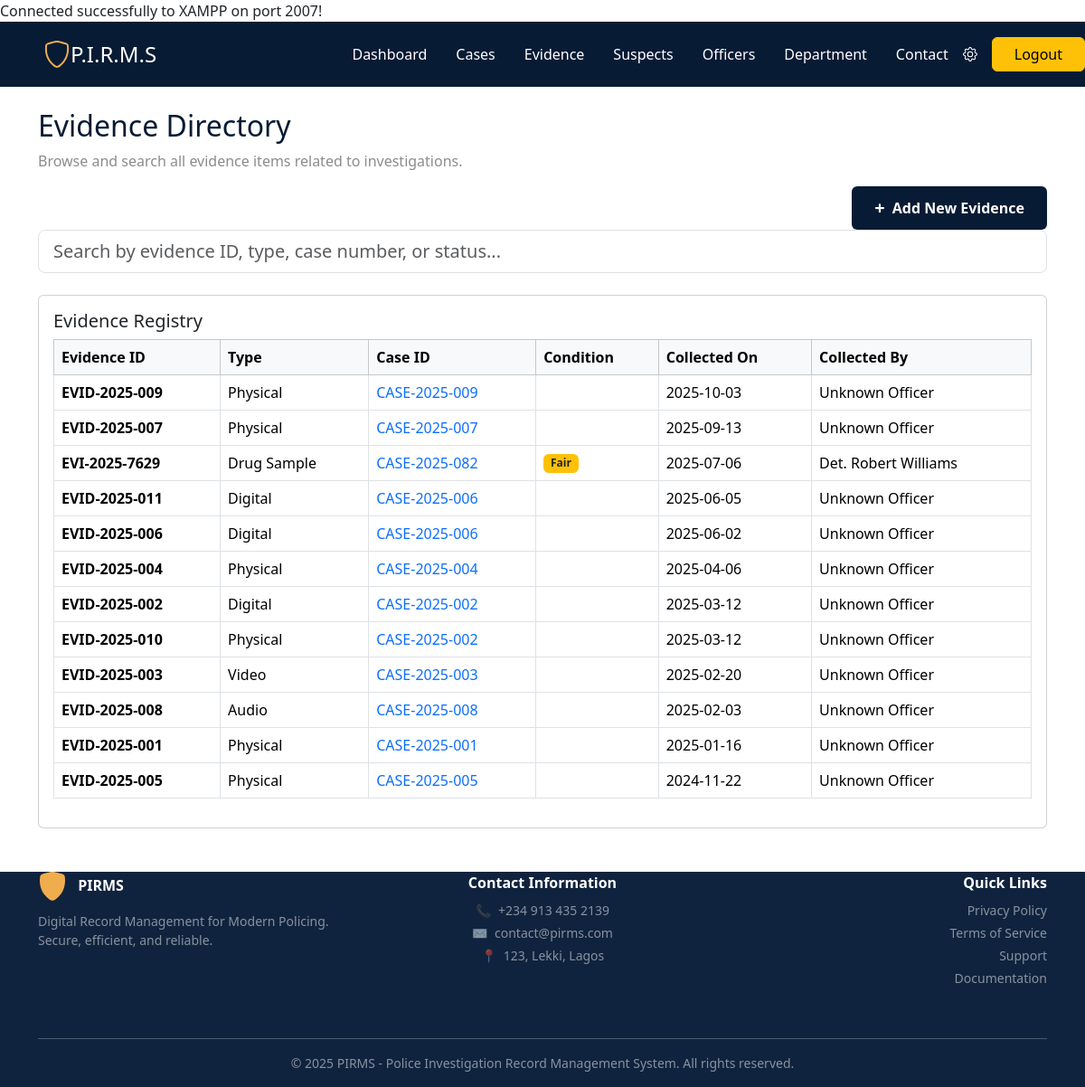
The app's page /evidence.php with its own data.
### tables this page shows
CREATE TABLE `evidence` (
  `evidence_id` varchar(50) NOT NULL,
  `evidence_type` varchar(100) DEFAULT NULL,
  `description` text DEFAULT NULL,
  `condition_status` varchar(50) DEFAULT NULL,
  `case_id` varchar(50) DEFAULT NULL,
  `collected_by` varchar(100) DEFAULT NULL,
  `date_collected` date DEFAULT NULL,
  `location_found` varchar(255) DEFAULT NULL,
  `storage_location` varchar(100) DEFAULT NULL,
  `notes` text DEFAULT NULL,
  `status` varchar(50) DEFAULT 'Logged',
  `priority` varchar(20) DEFAULT 'Standard',
  `created_at` timestamp NOT NULL DEFAULT current_timestamp()
);

### evidence.php (the view, shortened to what this page needs)
<?php
require_once 'includes/db.php';
try {
  $stmt = $pdo->query("
    SELECT e.*, o.name AS officer_name
    FROM evidence e
    LEFT JOIN officer o ON e.collected_by = o.officer_id
    ORDER BY e.date_collected DESC
  ");
  $evidences = $stmt->fetchAll(PDO::FETCH_ASSOC);
} catch (PDOException $e) {
  $evidences = [];
}
?>
<!DOCTYPE html>
<html lang="en">
<head>
  <link href="https://cdn.jsdelivr.net/npm/bootstrap@5.3.3/dist/css/bootstrap.min.css" rel="stylesheet">
</head>
<body>
  <section style="background-color: #081b34;">
    <header class="d-flex flex-wrap justify-content-center py-3 mb-4 ">
      <a href="./images/dog-img.jpg" class="d-flex align-items-center mb-3 mb-md-0 me-md-auto link-body-emphasis text-decoration-none">
        <svg class="bi me-2" width="40" height="32">
          <use xlink:href="#bootstrap"></use>
        </svg>
        <span class="fs-4 text-white">P.I.R.M.S</span>
      </a>
        <ul class="nav nav-pills align-items-center">
        <li class="nav-item"><a href="./dashboard.php" class="nav-link text-white" aria-current="page">Dashboard</a></li>
        <li class="nav-item"><a href="./cases.php" class="nav-link text-white">Cases</a></li>
        <li class="nav-item"><a href="./evidence.php" class="nav-link text-white">Evidence</a></li>
        <li class="nav-item"><a href="./suspects.php" class="nav-link text-white">Suspects</a></li>
        <li class="nav-item"><a href="./officer.php" class="nav-link text-white">Officers</a></li>
        <li class="nav-item"><a href="./department.php" class="nav-link text-white">Department</a></li>
        <li class="nav-item"><a href="./contact.php" class="nav-link text-white">Contact</a></li>
        <li class="nav-item">
          <a href="./setting.php" class="nav-link text-white p-0" aria-label="Settings">
          </a>
        </li>
        <a href="logout.php" class="btn btn-warning px-4 ms-3" type="button">Logout</a>
      </ul>
    </header>
  </section>
  <div class="container mb-0">
    <h2 style="color: #081b34;">Evidence Directory</h2>
    <p style="color:rgb(139, 140, 140);">Browse and search all evidence items related to investigations.</p>
    <button onclick="location.href='newevidence.php'" type="button" class="btn text-white fw-bold px-4 py-2 d-flex align-items-center float-end" style="background:#081b34;">
      <span class="me-2 fs-5">+</span> Add New Evidence
    </button>
  </div>
  <div class="container">
    <div class="mb-4">
      <input type="text" id="evidenceSearchInput" class="form-control form-control-lg" placeholder="Search by evidence ID, type, case number, or status..." />
    </div>
    <div class="card">
      <div class="card-body">
        <h5 class="card-title">Evidence Registry</h5>
        <table class="table table-bordered table-hover align-middle">
          <thead class="table-light">
            <tr>
              <th>Evidence ID</th>
              <th>Type</th>
              <th>Case ID</th>
              <th>Condition</th>
              <th>Collected On</th>
              <th>Collected By</th>
            </tr>
          </thead>
          <tbody>
            <?php if (empty($evidences)): ?>
              <tr>
                <td colspan="6" class="text-center text-muted">No evidence found in database.</td>
              </tr>
            <?php else: ?>
              <?php foreach ($evidences as $row): ?>
                <tr>
                  <td class="fw-bold"><?php echo htmlspecialchars($row['evidence_id']); ?></td>
                  <td><?php echo htmlspecialchars($row['evidence_type']); ?></td>
                  <td><a href="#" class="text-decoration-none"><?php echo htmlspecialchars($row['case_id']); ?></a></td>
                  <td>
                    <?php
                    $statusColor = 'bg-secondary';
                    if ($row['condition_status'] == 'Fair') $statusColor = 'bg-warning text-dark';
                    ?>
                    <span class="badge <?php echo $statusColor; ?>"><?php echo htmlspecialchars($row['condition_status']); ?></span>
                  </td>
                  <td><?php echo htmlspecialchars($row['date_collected']); ?></td>
                  <td><?php echo htmlspecialchars($row['officer_name'] ?? $row['collected_by'] ?? 'Unknown Officer'); ?></td>
                </tr>
              <?php endforeach; ?>
            <?php endif; ?>
          </tbody>
        </table>
      </div>
    </div>
  </div>
  <footer class="text-white pt-7" style="background-color: #10233e;">
    <div class="container">
      <div class="row pb-4">
        <div class="col-md-4 mb-4 mb-md-0 d-flex flex-column align-items-md-start align-items-center">
          <div class="mb-2">
            <span class="ms-2 fw-semibold">PIRMS</span>
          </div>
          <div class="text-white-50 small mt-1 text-md-start text-center">
            Digital Record Management for Modern Policing.<br>
            Secure, efficient, and reliable.
          </div>
        </div>
        <div class="col-md-4 mb-4 mb-md-0 text-md-center text-center">
          <span class="fw-semibold mb-2 d-block">Contact Information</span>
          <div class="small text-white-50">
            <div class="mb-1"><span class="me-2">&#128222;</span>+234 913 435 2139</div>
            <div class="mb-1"><span class="me-2">&#9993;</span>contact@pirms.com</div>
            <div><span class="me-2">&#128205;</span>123, Lekki, Lagos</div>
          </div>
        </div>
        <div class="col-md-4 text-md-end text-center">
          <span class="fw-semibold mb-2 d-block">Quick Links</span>
          <ul class="list-unstyled small text-white-50">
            <li class="mb-1"><a href="#" class="text-white-50 text-decoration-none">Privacy Policy</a></li>
            <li class="mb-1"><a href="#" class="text-white-50 text-decoration-none">Terms of Service</a></li>
            <li class="mb-1"><a href="#" class="text-white-50 text-decoration-none">Support</a></li>
            <li><a href="#" class="text-white-50 text-decoration-none">Documentation</a></li>
          </ul>
        </div>
      </div>
      <hr class="border-light my-3">
      <div class="text-center pb-3 small text-white-50">
        © 2025 PIRMS - Police Investigation Record Management System. All rights reserved.
      </div>
    </div>
  </footer>
</body>
</html>

### records on screen
evidence: evidence_id "EVID-2025-009", evidence_type "Physical", case "CASE-2025-009", date_collected "2025-10-03", officer_name "Unknown Officer"
evidence: evidence_id "EVID-2025-007", evidence_type "Physical", case "CASE-2025-007", date_collected "2025-09-13", officer_name "Unknown Officer"
evidence: evidence_id "EVI-2025-7629", evidence_type "Drug Sample", case "CASE-2025-082", condition_status "Fair", date_collected "2025-07-06", collected_by "Det. Robert Williams"
evidence: evidence_id "EVID-2025-011", evidence_type "Digital", case "CASE-2025-006", date_collected "2025-06-05", officer_name "Unknown Officer"
evidence: evidence_id "EVID-2025-006", evidence_type "Digital", case "CASE-2025-006", date_collected "2025-06-02", officer_name "Unknown Officer"
evidence: evidence_id "EVID-2025-004", evidence_type "Physical", case "CASE-2025-004", date_collected "2025-04-06", officer_name "Unknown Officer"
evidence: evidence_id "EVID-2025-002", evidence_type "Digital", case "CASE-2025-002", date_collected "2025-03-12", officer_name "Unknown Officer"
evidence: evidence_id "EVID-2025-010", evidence_type "Physical", case "CASE-2025-002", date_collected "2025-03-12", officer_name "Unknown Officer"
evidence: evidence_id "EVID-2025-003", evidence_type "Video", case "CASE-2025-003", date_collected "2025-02-20", officer_name "Unknown Officer"
evidence: evidence_id "EVID-2025-008", evidence_type "Audio", case "CASE-2025-008", date_collected "2025-02-03", officer_name "Unknown Officer"
evidence: evidence_id "EVID-2025-001", evidence_type "Physical", case "CASE-2025-001", date_collected "2025-01-16", officer_name "Unknown Officer"
evidence: evidence_id "EVID-2025-005", evidence_type "Physical", case "CASE-2025-005", date_collected "2024-11-22", officer_name "Unknown Officer"
